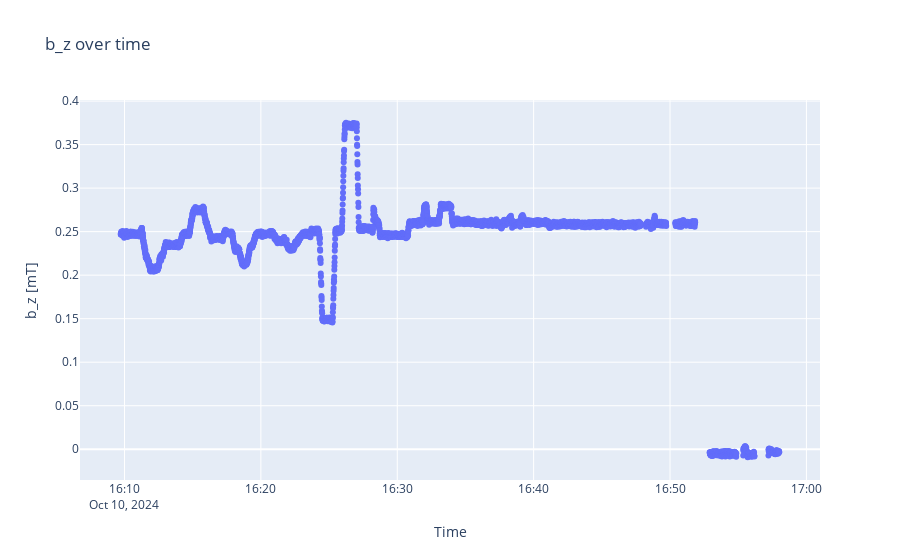

Here is the notebook cell this chart was saved with:
### Code cell
measuredbz = go.Scatter(x=corrected_timestamps, y=bz7, mode='markers')
layoutbz = go.Layout(title='b_z over time')
figbz = go.Figure(data=[measuredbz], layout=layoutbz)
figbz.update_yaxes(scaleanchor='y')
figbz.update_layout(
    xaxis_title="Time",
    yaxis_title="b_z [mT]"
)
figbz.show()

### Figure 1 — Plotly figure (JSON) as saved in the notebook; plotly's stock layout.template omitted (floating-point values rounded to 4 significant figures; data arrays with more than 128 entries replaced by an {"elided": "..."} marker saying what was removed)
{"data": [{"mode": "markers", "type": "scatter", "x": {"elided": "5067 str values"}, "y": {"elided": "5067 float values"}}], "layout": {"title": {"text": "b_z over time"}, "xaxis": {"title": {"text": "Time"}}, "yaxis": {"scaleanchor": "y", "title": {"text": "b_z [mT]"}}}}
